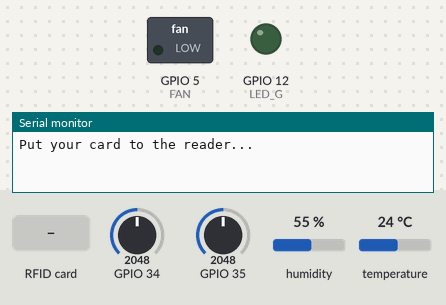
Simulated run of this sketch. Board: ESP32. On the bench: switched loads named in the sketch (green lamp = pin HIGH), output pins drawn as LEDs (lit = HIGH), the last lines printed to the serial monitor. Inputs (shaded band) come from the test bench; at power-on: GPIO 34 = 2048, GPIO 35 = 2048, humidity 55 %, temperature 24 °C. WiFi joins after 1.5 s; servers stay silent unless stated.

Above: at 3.0 s.
3.1 s: RFID card 73 65 DF A5 held to the reader
At 4.5 s:
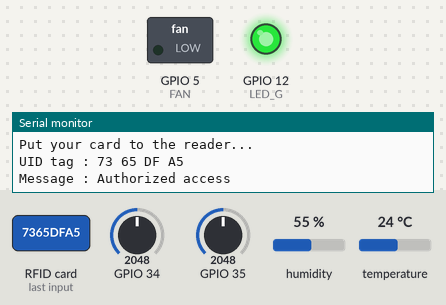
5.1 s: RFID card 5E 7A 19 C4 held to the reader
At 7.3 s:
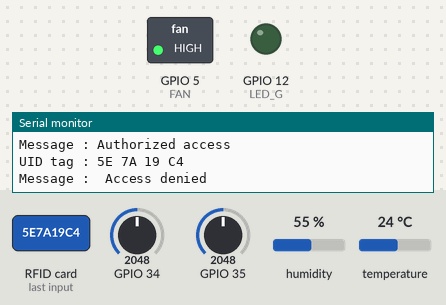
7.6 s: RFID card 23 F5 72 33 held to the reader
At 8.5 s:
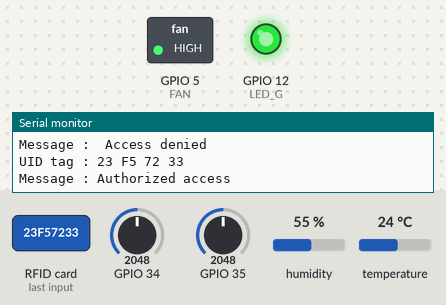
Timing chart, 0 to 12.1 s (numbered marks = the images above; inputs shaded):
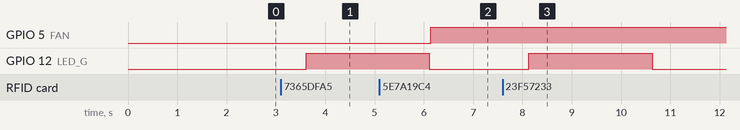

The sketch:

smart-livestock.ino
```cpp
/*************************************************************

  This is a simple demo of sending and receiving some data.
  Be sure to check out other examples!
 *************************************************************/

/* Fill-in information from Blynk Device Info here */
#define BLYNK_TEMPLATE_ID "TMPL6ZrouHPyR"
#define BLYNK_TEMPLATE_NAME "Quickstart Template"
#define BLYNK_AUTH_TOKEN "PEJ5z6MSfrWSKw5hjK5Kf5UsD0TvkD6J"

/* Comment this out to disable prints and save space */
#define BLYNK_PRINT Serial


#include <WiFi.h>
#include <WiFiClient.h>
#include <BlynkSimpleEsp32.h>
#include <DHT.h>

// Your WiFi credentials.
// Set password to "" for open networks.
char ssid[] = "SUPERONLINE-WiFi_6964";
char pass[] = "LUKJVKLC3TJM";


int c;


#define DHTPIN 14      // What digital pin we're connected to


// Uncomment whatever type you're using!
#define DHTTYPE DHT11     // DHT 11
//#define DHTTYPE DHT22   // DHT 22, AM2302, AM2321
//#define DHTTYPE DHT21   // DHT 21, AM2301

DHT dht(DHTPIN, DHTTYPE);
BlynkTimer timer;

#include <SPI.h>
#include <MFRC522.h>
#define SS_PIN  21  /*Slave Select Pin*/
#define RST_PIN 22  /*Reset Pin for RC522*/
#define LED_G   12   /*Pin 8 for LED*/
MFRC522 mfrc522(SS_PIN, RST_PIN);


#define FAN 5
float f;
// This function sends Arduino's up time every second to Virtual Pin (5).
// In the app, Widget's reading frequency should be set to PUSH. This means
// that you define how often to send data to Blynk App.
void sendSensor()
{
  float h = dht.readHumidity();
  float t = dht.readTemperature(); // or dht.readTemperature(true) for Fahrenheit
   f=t;
float k = analogRead(34);
float m = analogRead(35);

  if (isnan(h) || isnan(t)) {
    Serial.println("Failed to read from DHT sensor!");
    return;
  }
  // You can send any value at any time.
  // Please don't send more that 10 values per second.
  Blynk.virtualWrite(V0, m);
  Blynk.virtualWrite(V1, k);
  Blynk.virtualWrite(V2, h);
  Blynk.virtualWrite(V4, t);
  Blynk.virtualWrite(V3, c);
}

void setup()
{
  // Debug console
  Serial.begin(115200);

  Blynk.begin(BLYNK_AUTH_TOKEN, ssid, pass);
  // You can also specify server:
  //Blynk.begin(BLYNK_AUTH_TOKEN, ssid, pass, "blynk.cloud", 80);
  //Blynk.begin(BLYNK_AUTH_TOKEN, ssid, pass, IPAddress(192,168,1,100), 8080);

  dht.begin();

  // Setup a function to be called every second
  timer.setInterval(1000L, sendSensor);

SPI.begin();          /*SPI communication initialized*/
  mfrc522.PCD_Init();   /*RFID sensor initialized*/
  pinMode(LED_G, OUTPUT);  /*LED Pin set as output*/
  Serial.println("Put your card to the reader...");
  Serial.println();

  pinMode(FAN, OUTPUT);
}

void loop()
{
  /*Look for the RFID Card*/
  if ( ! mfrc522.PICC_IsNewCardPresent())
  {
    return;
  }
  /*Select Card*/
  if ( ! mfrc522.PICC_ReadCardSerial())
  {
    return;
  }
  /*Show UID for Card/Tag on serial monitor*/
  Serial.print("UID tag :");
  String content= "";
  byte letter;
  for (byte i = 0; i < mfrc522.uid.size; i++)
  {
     Serial.print(mfrc522.uid.uidByte[i] < 0x10 ? " 0" : " ");
     Serial.print(mfrc522.uid.uidByte[i], HEX);
     content.concat(String(mfrc522.uid.uidByte[i] < 0x10 ? " 0" : " "));
     content.concat(String(mfrc522.uid.uidByte[i], HEX));
  }
  Serial.println();
  Serial.print("Message : ");
  content.toUpperCase();
  /* 23 F5 72 33   73 65 DF A5   03 0F 57 A8*/
  if (content.substring(1) == "73 65 DF A5" || content.substring(1) == "23 F5 72 33" || content.substring(1) == "03 0F 57 A8" ) /*UID for the Card/Tag we want to give access Replace with your card UID*/
  {
    if (content.substring(1) == "73 65 DF A5"){  c=122;}
  if (content.substring(1) == "23 F5 72 33"){  c=46;}
  if (content.substring(1) == "03 0F 57 A8"){  c=205;}
    Serial.println("Authorized access");  /*Print message if UID match with the database*/
    Serial.println();
    delay(500);
    digitalWrite(LED_G, HIGH);  /*Led Turn ON*/
    delay(2500);
    digitalWrite(LED_G, LOW);
  }

 else   {
    Serial.println(" Access denied"); /*If UID do not match print message*/
  }
        /*digitalWrite(FAN, 250);*/

if(f >= 18 ){

 /*digitalWrite(FAN, HIGH);
    delay(10000);
    digitalWrite(FAN, LOW);*/
    digitalWrite(FAN, 250);
}

    Blynk.run();
   timer.run();
}
```

Measured:
- after the input at 3.1 s, GPIO 12 (LED_G): LOW → HIGH after 0.51 s
- after the input at 5.1 s, GPIO 5 (FAN): LOW → HIGH after 1.0 s
- after the input at 7.6 s, GPIO 12 (LED_G): LOW → HIGH after 0.53 s, → LOW 2.5 s later
